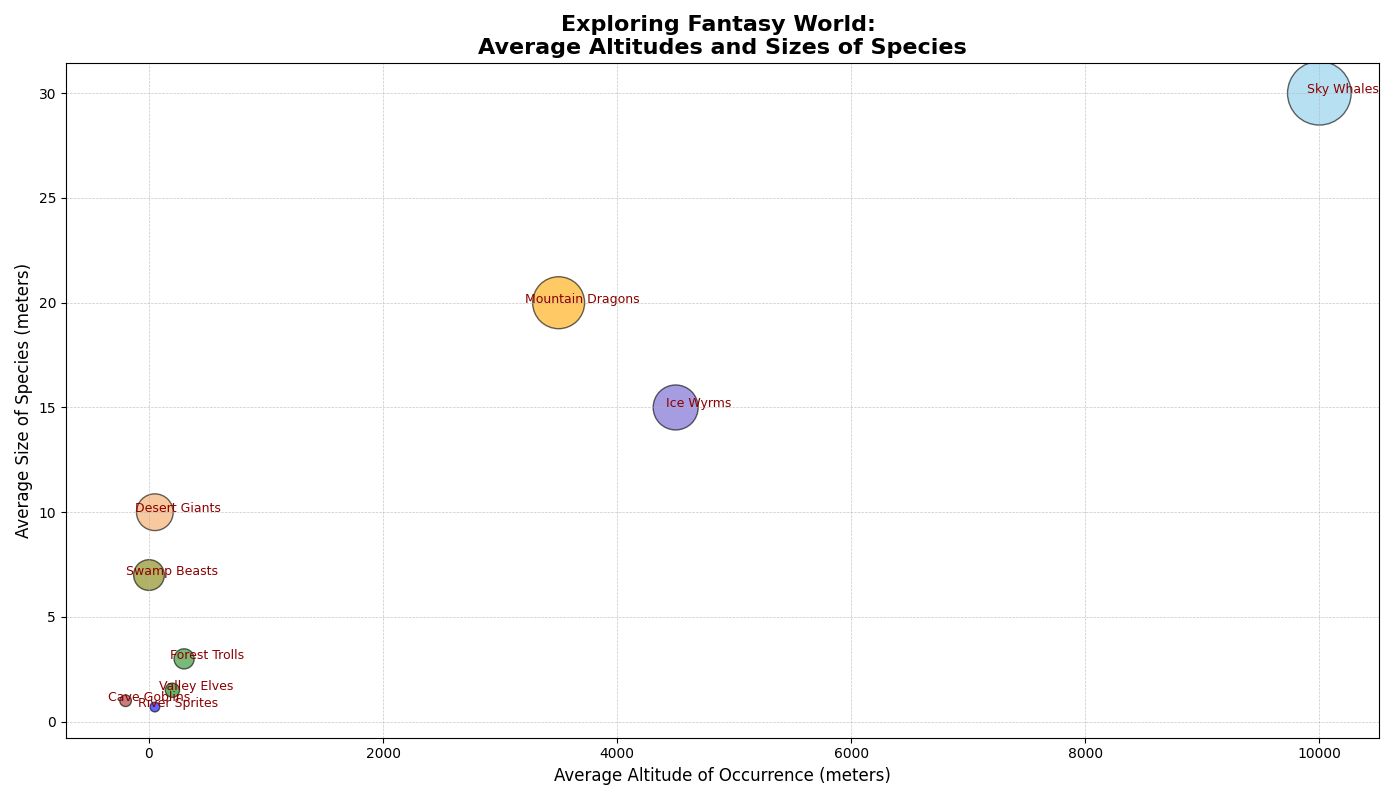

Here is the Python script that generated this plot:
import matplotlib.pyplot as plt
import numpy as np

# Backstory: Exploring the Average Altitudes of Species in a Fantasy World
# We have discovered various species in a new fantasy world. 
# This chart visualizes their average altitudes of occurrence and their corresponding sizes.

# Defining species names
species = np.array([
    "Sky Whales", "Mountain Dragons", "Valley Elves", 
    "Desert Giants", "Forest Trolls", "River Sprites",
    "Ice Wyrms", "Cave Goblins", "Swamp Beasts"
])

# Average altitudes of occurrence in meters
avg_altitudes = np.array([10000, 3500, 200, 50, 300, 50, 4500, -200, 0])

# Average sizes of the species in meters
avg_sizes = np.array([30, 20, 1.5, 10, 3, 0.7, 15, 1, 7])

# Colors based on habitat
colors = ['skyblue', 'orange', 'green', 'sandybrown', 'forestgreen', 'blue', 'slateblue', 'brown', 'olive']

plt.figure(figsize=(14, 8))

# Scatter plot: Average altitude vs Average size
plt.scatter(avg_altitudes, avg_sizes, s=avg_sizes * 70, c=colors, alpha=0.6, edgecolor='k')

# Adding species labels at slightly adjusted positions
for i, species_name in enumerate(species):
    plt.text(avg_altitudes[i] + 200, avg_sizes[i], species_name, fontsize=9, ha='center', color='darkred')

# Title and labels
plt.title('Exploring Fantasy World: \nAverage Altitudes and Sizes of Species', fontsize=16, fontweight='bold')
plt.xlabel('Average Altitude of Occurrence (meters)', fontsize=12)
plt.ylabel('Average Size of Species (meters)', fontsize=12)

# Grid and layout adjustments
plt.grid(True, linestyle='--', linewidth=0.5, alpha=0.7)
plt.tight_layout()

# Display the plot
plt.show()
